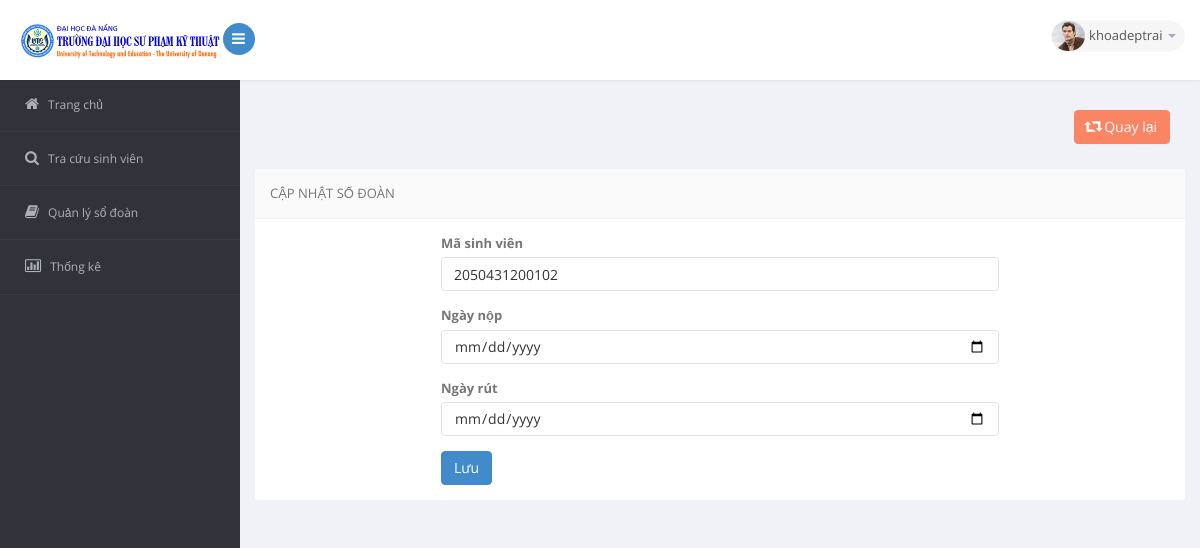
The app's page /quanlysodoan/sua_sd.php?id=1 (signed in), older data.
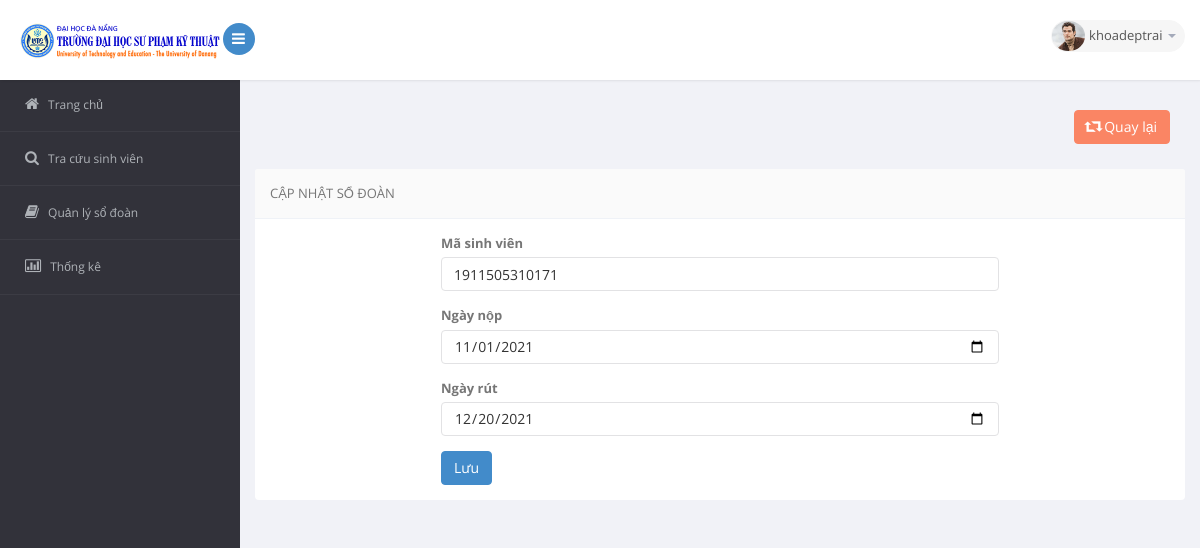
The same page, newer data.
### tables this page shows
CREATE TABLE `sodoan` (
  `idsd` int(11) NOT NULL,
  `masv` varchar(20) NOT NULL,
  `tgnop` date NOT NULL,
  `tgrut` date NOT NULL
);

### model/sodoan.php (called while the page is built, shortened)
<?php
function get_sodoanById($findid) {
    global $db;
    $query = 'SELECT * FROM sodoan
              WHERE idsd = :findid';
    $statement = $db->prepare($query);
    $statement->bindValue(':findid', $findid);
    $statement->execute();
    $sd = $statement->fetch();
    return $sd;
}
?>

### quanlysodoan/sua_sd.php (the view, shortened to what this page needs)
<?php
require('../model/database.php');
require('../model/sodoan.php');
include('../header.php');
$id = filter_input(INPUT_GET, 'id', FILTER_VALIDATE_INT);
        $sd = get_sodoanById($id);
        $masv = $sd['masv'];
?>
<section id="main-content">
    <section class="wrapper">
        <div class="row">
            <div class="col-lg-12">
                <div class="panel-body">
                    <div class="btn-group" style="margin-bottom: 10px;float: right">
                        <a href="index.php?page=1" class="btn btn-danger">
                            <i class="glyphicon glyphicon-retweet"></i>
                            <span>Quay lại</span>
                        </a>
                    </div>
                </div>
                <section class="panel">
                    <header class="panel-heading">
                        Cập nhật sổ đoàn
                    </header>
                    <div class="panel-body">
                        <div class="position-center">
                            <form role="form" action="index.php" method="POST">
                                <div class="form-group">
                                    <label for="exampleInput1">Mã sinh viên</label>
                                    <input type="text" name ="masv" value="<?php echo $masv; ?>" class="form-control"  placeholder="Mã sinh viên">
                                </div>
                                <div class="form-group">
                                    <label for="exampleInput2">Ngày nộp</label>
                                    <input type="date" name ="nop"  value="<?php echo $sd['tgnop']; ?>" class="form-control" placeholder="Ngày nộp">
                                </div>
                                <div class="form-group">
                                    <label for="exampleInput3">Ngày rút</label>
                                    <input type="date" name ="rut" value="<?php echo $sd['tgrut']; ?>" class="form-control" placeholder="Ngày rút">
                                </div>
                                <button type="submit" class="btn btn-primary">Lưu</button>
                            </form>
                        </div>
                    </div>
                </section>
            </div>
        </div>
    </section>
    <?php
    include '../footer.php';
    ?>

Row changes from the older to the newer data that the page shows:
changed sodoan: masv "2050431200102" → "1911505310171"; nop (not shown) → "11/01/2021"; rut (not shown) → "12/20/2021"
